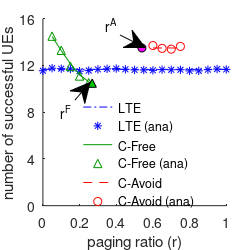

Reproduce this figure in MATLAB.
clear;
load('pratio_n100_p3.mat');
close all;
figure1 = figure;
hold on;
h = plot(0:0.05:1, A_C_total , 'b-.');
plot(0:0.05:1, C_total , 'b*');
xl = ceil(a / 0.05) * 0.05
xh = floor(b / 0.05) * 0.05
plot(xl:0.05:xh, A_M_total(xl/0.05+1:xh/0.05+1), 'Color',[0,.6,0]);
plot(xl:0.05:xh, M_total(xl/0.05+1:xh/0.05+1), '^','Color',[0,.6,0]);
%plot(0:0.05:1, A_M_total, 'Color',[0,.6,0]);
%plot(0:0.05:1, M_total, '^','Color',[0,.6,0]);
a1 = (1-(p/mp))^(Npg-1);
b1 = mp*(1 - ((1-(p/mp))^(Npg)) )/(Npg*p);
xl = ceil(a1 / 0.05) * 0.05
xh = floor(b1 / 0.05) * 0.05
plot(xl:0.05:xh, A_N_total(round(xl/0.05+1:xh/0.05+1)), 'r--');
plot(xl:0.05:xh, N_total(round(xl/0.05+1:xh/0.05+1)), 'ro');
%plot(0:0.05:1, A_N_total, 'r--');
%plot(0:0.05:1, N_total, 'ro');

%Yining r(x,y)
p = 0.3;
x = min( [0.54  ((  mp - (    1 / ( 1-  ( 1 - (1/mp))^( 1+  Npg/(Nrd-1) ) ) )     )   /  Npg) ]);
y = (1- 1/(mp-Npg*x))^(Nrd-1) * Nrd    +     x * p * Npg;

xl = floor(x/0.05)
xh = ceil(x/0.05)
wrongy = A_M_total(xl) +  (A_M_total(xh) - A_M_total(xl)) * (x/0.05 - xl) / (xh / xl)
plot(x,y, '^', 'MarkerEdgeColor', [0,0,0], 'MarkerFaceColor',[0 0.8 0]);
annotation('textarrow',[0.3 0.36],[0.6 0.67],'String','r^F')

% my r(x,y)

p = 0.3;
x1 = min(  [0.54   ((1-(p/mp))^(Npg-1))     ]  );
y1 = (1 - (1/mp))^(Nrd-1) * (1 - x1*Npg*p / mp ) * Nrd    +    x1 * p * (1 - (1/mp))^Nrd * Npg;

plot(x1,y1, 'o', 'MarkerEdgeColor', [0,0,0], 'MarkerFaceColor','m');
annotation('textarrow',[0.48 0.58],[0.86 0.81],'String','r^A')

%plot([a,a],[0,16], 'k:',  [b,b],[0,16],'k:', 'LineWidth', 1.2);
ylim([0, 16]);
xlim([0, 1]);
set(gca, 'YTick',[0:4:16]);
set(gca, 'XTick',[0:.2:1]);
hl = legend('LTE', 'LTE (ana)', 'C-Free', 'C-Free (ana)', 'C-Avoid', 'C-Avoid (ana)', 'Location', 'SouthEast');
legend boxoff;
%xlabel(' Paging ratio (N_{pg} = 100, N_{rd} = 100, m_p = 54, p = 0.75)');  
xlabel('paging ratio (r)');  
ylabel('number of successful UEs');   


set(figure1, 'PaperUnits', 'inches');
set(figure1, 'PaperPosition', [0 0 2.5 2.5]);
set(figure1, 'Units', 'inches');
set(figure1, 'Position', [0 0 2.5 2.5]);

pos = get(hl, 'position');
loci = get(gca, 'position');
set(hl, 'position', [loci(1)+.18 pos(2)-0.02 pos(3) pos(4)]);

print(figure1, '-depsc', 'pratio_n100_p3.eps');
hold off;
